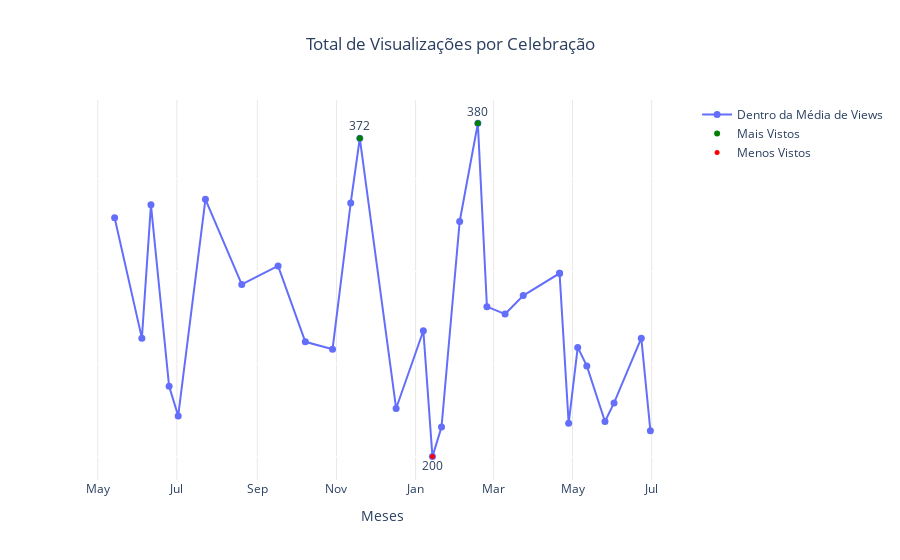

The cell this chart's notebook holds for it:
### Code cell
# MONTANDO GRÁFICO 

# Converter a coluna 'date' para datetime
playlist_df['date'] = pd.to_datetime(playlist_df['date'], format='%d-%m-%Y')

# Ordenar o DataFrame pelo campo de data (caso não esteja ordenado)
playlist_df = playlist_df.sort_values(by='date')

# Calcular os quartis
q1 = playlist_df['views'].quantile(0.25)
q3 = playlist_df['views'].quantile(0.75)

# Limite para destacar os pontos (por exemplo, podemos usar o Q1 e o Q3)
limite_inferior = q1 * 0.92
limite_superior = q3 * 1.14

# Criar o gráfico interativo
fig = go.Figure()

# Adicionar linha para o gráfico de visualizações
fig.add_trace(go.Scatter(
    x=playlist_df['date'],  # Eixo X
    y=playlist_df['views'],  # Eixo Y
    mode='lines+markers',  # Mostrar linhas e marcadores
    text=playlist_df.apply(lambda row: f"Título: {row['title']}<br>Data: {row['date'].strftime('%d-%m-%Y')}<br>Visualizações: {row['views']}<br>Likes: {row['likes']}", axis=1),
    textposition='top center',
    hoverinfo='text',  # Exibir informações adicionais ao passar o mouse
    marker=dict(size=7),  # Tamanho dos marcadores
    name= "Dentro da Média de Views"
))

# Adicionar destaque para pontos no quartil superior
fig.add_trace(go.Scatter(
    x=playlist_df[playlist_df['views'] >= limite_superior]['date'],  # Eixo X
    y=playlist_df[playlist_df['views'] >= limite_superior]['views'],  # Eixo Y
    mode='markers+text',  # Mostrar marcadores e texto
    text=playlist_df[playlist_df['views'] >= limite_superior]['views'],
    textposition='top center',
    hoverinfo='text',  # Exibir informações adicionais ao passar o mouse
    marker=dict(size=6, color='green'),  # Tamanho e cor dos marcadores
    name= "Mais Vistos"
))

# Adicionar destaque para pontos no quartil inferior
fig.add_trace(go.Scatter(
    x=playlist_df[playlist_df['views'] <= limite_inferior]['date'],  # Eixo X
    y=playlist_df[playlist_df['views'] <= limite_inferior]['views'],  # Eixo Y
    mode='markers+text',  # Mostrar marcadores e texto
    text=playlist_df[playlist_df['views'] <= limite_inferior]['views'],
    textposition='bottom center',
    hoverinfo='text',  # Exibir informações adicionais ao passar o mouse
    marker=dict(size=5, color='red'),  # Tamanho e cor dos marcadores
    name= "Menos Vistos"
))

# Atualizar o layout
fig.update_layout(
    title=dict(
        text='Total de Visualizações por Celebração',
        x=0.5  # Centraliza o título
    ),
    xaxis_title='Meses',
    yaxis=dict(
        showticklabels=False,
        title=None
    ),
    xaxis=dict(
        tickformat='%b',  # Formato da data para mostrar apenas os meses
        showgrid=True,  # Mostrar linhas de grade
        gridwidth=0.5,  # Espessura das linhas de grade
        gridcolor='lightgrey'  # Cor das linhas de grade
    ),
    hovermode='closest',  # Melhor exibição das informações ao passar o mouse
    plot_bgcolor='white',  # Cor de fundo do gráfico
    paper_bgcolor='white'  # Cor de fundo do papel
)


# Salvar o gráfico como um arquivo HTML
fig.write_html('dados_youtube.html')

# Mostrar o gráfico (opcional)
fig.show()

### Figure 1 — Plotly figure (JSON) as saved in the notebook; plotly's stock layout.template omitted (floating-point values rounded to 4 significant figures)
{"data": [{"hoverinfo": "text", "marker": {"size": 7}, "mode": "lines+markers", "name": "Dentro da Média de Views", "text": ["Título: Culto Da Família(Especial Dia Das Mães)<br>Data: 14-05-2023<br>Visualizações: 329<br>Likes: 29", "Título: [Ao Vivo] Culto De Primicias - 04/06/2023 (Encontro Infantil)<br>Data: 04-06-2023<br>Visualizações: 264<br>Likes: 20", "Título: Culto Da Família<br>Data: 11-06-2023<br>Visualizações: 336<br>Likes: 27", "Título: Domingo Da Igreja Perseguida<br>Data: 25-06-2023<br>Visualizações: 238<br>Likes: 17", "Título: Culto De Primicias<br>Data: 02-07-2023<br>Visualizações: 222<br>Likes: 15", "Título: Culto De Missões(23/07/2023)<br>Data: 23-07-2023<br>Visualizações: 339<br>Likes: 21", "Título: Culto Da Visão<br>Data: 20-08-2023<br>Visualizações: 293<br>Likes: 21", "Título: Celebração De Missões<br>Data: 17-09-2023<br>Visualizações: 303<br>Likes: 20", "Título: Culto Da Família<br>Data: 08-10-2023<br>Visualizações: 262<br>Likes: 22", "Título: Culto Da Vida Vitoriosa - 29/10/2023<br>Data: 29-10-2023<br>Visualizações: 258<br>Likes: 20", "Título: Culto Da Família (Mês De Missões)<br>Data: 12-11-2023<br>Visualizações: 337<br>Likes: 28", "Título: Celebração Especial (Mês De Missões)<br>Data: 19-11-2023<br>Visualizações: 372<br>Likes: 31", "Título: Culto Da Visão(Batismo Nas Águas)<br>Data: 17-12-2023<br>Visualizações: 226<br>Likes: 21", "Título: Culto De Primícias<br>Data: 07-01-2024<br>Visualizações: 268<br>Likes: 29", "Título: Culto Da Família<br>Data: 14-01-2024<br>Visualizações: 200<br>Likes: 21", "Título: Celebração Da Visão<br>Data: 21-01-2024<br>Visualizações: 216<br>Likes: 25", "Título: Culto De Primícias<br>Data: 04-02-2024<br>Visualizações: 327<br>Likes: 28", "Título: Culto Da Visão<br>Data: 18-02-2024<br>Visualizações: 380<br>Likes: 33", "Título: Culto De Missões<br>Data: 25-02-2024<br>Visualizações: 281<br>Likes: 35", "Título: Culto Da Família<br>Data: 10-03-2024<br>Visualizações: 277<br>Likes: 25", "Título: Celebração De Missões<br>Data: 24-03-2024<br>Visualizações: 287<br>Likes: 22", "Título: Celebração Da Visão<br>Data: 21-04-2024<br>Visualizações: 299<br>Likes: 28", "Título: Culto Da Visão<br>Data: 21-04-2024<br>Visualizações: 299<br>Likes: 27", "Título: Culto De Missões<br>Data: 28-04-2024<br>Visualizações: 218<br>Likes: 26", "Título: Culto De Primícias<br>Data: 05-05-2024<br>Visualizações: 259<br>Likes: 28", "Título: Culto Da Família (Dia Das Mães)<br>Data: 12-05-2024<br>Visualizações: 249<br>Likes: 24", "Título: Domingo Da Igreja Perseguida<br>Data: 26-05-2024<br>Visualizações: 219<br>Likes: 26", "Título: Culto De Primícias<br>Data: 02-06-2024<br>Visualizações: 229<br>Likes: 24", "Título: Celebração De Missões<br>Data: 23-06-2024<br>Visualizações: 264<br>Likes: 25", "Título: Celebração Da Vida Vitoriosa<br>Data: 30-06-2024<br>Visualizações: 214<br>Likes: 17"], "textposition": "top center", "type": "scatter", "x": ["2023-05-14T00:00:00", "2023-06-04T00:00:00", "2023-06-11T00:00:00", "2023-06-25T00:00:00", "2023-07-02T00:00:00", "2023-07-23T00:00:00", "2023-08-20T00:00:00", "2023-09-17T00:00:00", "2023-10-08T00:00:00", "2023-10-29T00:00:00", "2023-11-12T00:00:00", "2023-11-19T00:00:00", "2023-12-17T00:00:00", "2024-01-07T00:00:00", "2024-01-14T00:00:00", "2024-01-21T00:00:00", "2024-02-04T00:00:00", "2024-02-18T00:00:00", "2024-02-25T00:00:00", "2024-03-10T00:00:00", "2024-03-24T00:00:00", "2024-04-21T00:00:00", "2024-04-21T00:00:00", "2024-04-28T00:00:00", "2024-05-05T00:00:00", "2024-05-12T00:00:00", "2024-05-26T00:00:00", "2024-06-02T00:00:00", "2024-06-23T00:00:00", "2024-06-30T00:00:00"], "y": [329, 264, 336, 238, 222, 339, 293, 303, 262, 258, 337, 372, 226, 268, 200, 216, 327, 380, 281, 277, 287, 299, 299, 218, 259, 249, 219, 229, 264, 214]}, {"hoverinfo": "text", "marker": {"color": "green", "size": 6}, "mode": "markers+text", "name": "Mais Vistos", "text": [372, 380], "textposition": "top center", "type": "scatter", "x": ["2023-11-19T00:00:00", "2024-02-18T00:00:00"], "y": [372, 380]}, {"hoverinfo": "text", "marker": {"color": "red", "size": 5}, "mode": "markers+text", "name": "Menos Vistos", "text": [200], "textposition": "bottom center", "type": "scatter", "x": ["2024-01-14T00:00:00"], "y": [200]}], "layout": {"hovermode": "closest", "paper_bgcolor": "white", "plot_bgcolor": "white", "title": {"text": "Total de Visualizações por Celebração", "x": 0.5}, "xaxis": {"gridcolor": "lightgrey", "gridwidth": 0.5, "showgrid": true, "tickformat": "%b", "title": {"text": "Meses"}}, "yaxis": {"showticklabels": false, "title": {}}}}
